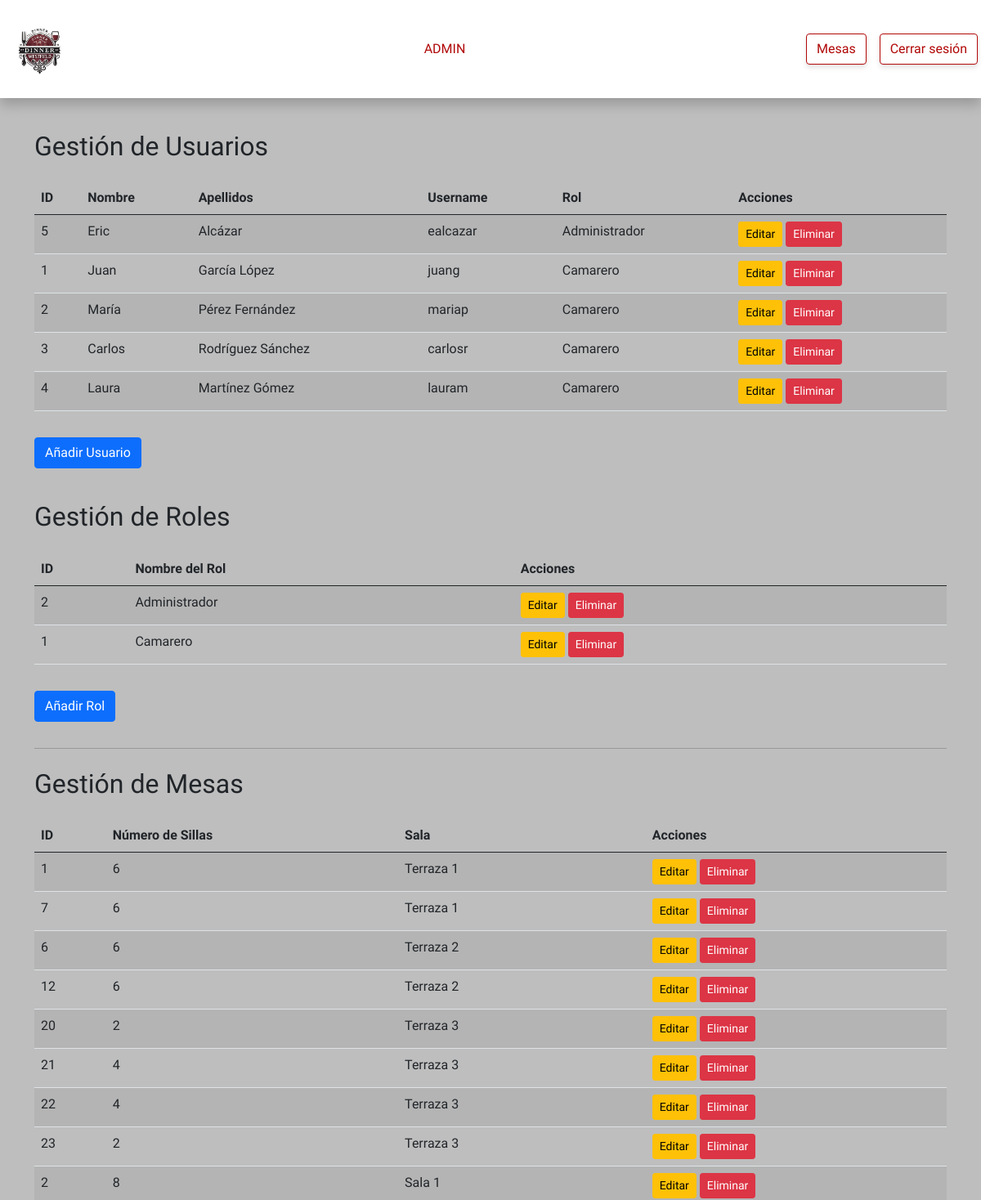
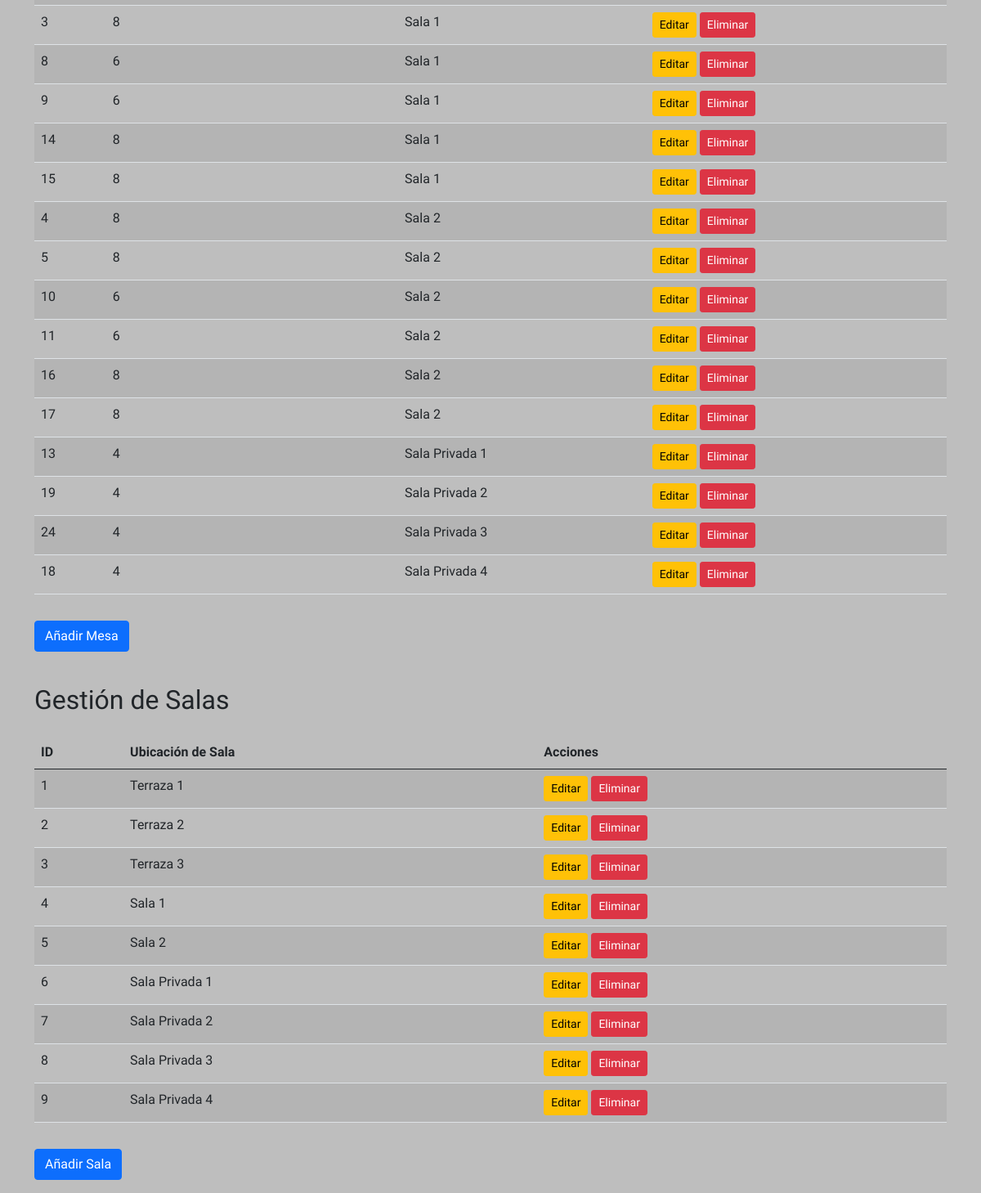
/view/admin.php (signed in), run on the app's committed database (2 pictures, top to bottom).
### tables this page shows
CREATE TABLE tbl_usuarios (
    id_usuario INT PRIMARY KEY AUTO_INCREMENT NOT NULL,
    nombre_usuario VARCHAR(50) NOT NULL,
    apellidos_usuario VARCHAR(50) NOT NULL,
    username VARCHAR(25) NOT NULL UNIQUE,
    password CHAR(60) NOT NULL,
    id_rol INT NOT NULL
);

CREATE TABLE tbl_roles (
    id_rol INT PRIMARY KEY AUTO_INCREMENT NOT NULL,
    nombre_rol VARCHAR(50) NOT NULL UNIQUE
);

CREATE TABLE tbl_mesa (
    id_mesa INT PRIMARY KEY AUTO_INCREMENT NOT NULL,
    id_sala INT NOT NULL,
    numero_sillas_mesa INT NOT NULL
);

CREATE TABLE tbl_sala (
    id_sala INT PRIMARY KEY AUTO_INCREMENT NOT NULL,
    ubicacion_sala VARCHAR(25) NOT NULL,
    imagen_fondo VARCHAR(255) NULL
);

### view/admin.php (the view, shortened to what this page needs)
<?php
require_once '../php/conexion.php';
$query_usuarios = "
    SELECT u.id_usuario, u.nombre_usuario, u.apellidos_usuario, u.username, r.nombre_rol
    FROM tbl_usuarios u
    JOIN tbl_roles r ON u.id_rol = r.id_rol
";
$stmt_usuarios = $conn->prepare($query_usuarios);
$stmt_usuarios->execute();
$usuarios = $stmt_usuarios->fetchAll(PDO::FETCH_ASSOC);
$query_roles = "SELECT * FROM tbl_roles";
$stmt_roles = $conn->prepare($query_roles);
$stmt_roles->execute();
$roles = $stmt_roles->fetchAll(PDO::FETCH_ASSOC);
$query_mesas = "SELECT m.id_mesa, m.numero_sillas_mesa, s.ubicacion_sala
                FROM tbl_mesa m
                JOIN tbl_sala s ON m.id_sala = s.id_sala";
$stmt_mesas = $conn->prepare($query_mesas);
$stmt_mesas->execute();
$mesas = $stmt_mesas->fetchAll(PDO::FETCH_ASSOC);
$query_salas = "SELECT * FROM tbl_sala";
$stmt_salas = $conn->prepare($query_salas);
$stmt_salas->execute();
$salas = $stmt_salas->fetchAll(PDO::FETCH_ASSOC);
?>
<!DOCTYPE html>
<html lang="en">
<head>
    <link href="https://cdn.jsdelivr.net/npm/bootstrap@5.0.2/dist/css/bootstrap.min.css" rel="stylesheet">
    <link rel="stylesheet" href="../css/mesas.css">
</head>
<body>
    <header id="container_header">
        <div id="container-username">
            <div id="icon_profile_header">
                <img src="../img/logoSinFondo.png" alt="" id="icon_profile">
            </div>
        </div>
        <div id="container_title_header">
            <span class="span_subtitle">ADMIN</span>
        </div>
        <nav id="nav_header">
            <a href="./mesas.php" class="btn btn-danger me-2 btn_custom_logOut">Mesas</a>
            <a href="../php/cerrarSesion.php" class="btn btn-danger btn_custom_logOut m-1">Cerrar sesión</a>
        </nav>
    </header>
    <div class="container">
        <h2 class="my-4">Gestión de Usuarios</h2>
        <table class="table table-striped">
            <thead>
                <tr>
                    <th>ID</th>
                    <th>Nombre</th>
                    <th>Apellidos</th>
                    <th>Username</th>
                    <th>Rol</th>
                    <th>Acciones</th>
                </tr>
            </thead>
            <tbody>
    <?php foreach ($usuarios as $usuario): ?>
        <tr>
            <td><?= htmlspecialchars($usuario['id_usuario']) ?></td>
            <td><?= htmlspecialchars($usuario['nombre_usuario']) ?></td>
            <td><?= htmlspecialchars($usuario['apellidos_usuario']) ?></td>
            <td><?= htmlspecialchars($usuario['username']) ?></td>
            <td><?= htmlspecialchars($usuario['nombre_rol']) ?></td>
            <td>
                <a href="../php/cruds/usuarios/edit.php?id=<?= $usuario['id_usuario'] ?>" class="btn btn-warning btn-sm">Editar</a>
                <a href="../php/cruds/usuarios/delete.php?id=<?= $usuario['id_usuario'] ?>" class="btn btn-danger btn-sm">Eliminar</a>
            </td>
        </tr>
    <?php endforeach; ?>
            </tbody>
        </table>
        <a href="../php/cruds/usuarios/add.php" class="btn btn-primary my-3">Añadir Usuario</a>
        <h2 class="my-4">Gestión de Roles</h2>
        <table class="table table-striped">
            <thead>
                <tr>
                    <th>ID</th>
                    <th>Nombre del Rol</th>
                    <th>Acciones</th>
                </tr>
            </thead>
            <tbody>
                <?php foreach ($roles as $role): ?>
                    <tr>
                        <td><?= htmlspecialchars($role['id_rol']) ?></td>
                        <td><?= htmlspecialchars($role['nombre_rol']) ?></td>
                        <td>
                            <a href="../php/cruds/usuarios/editrol.php?id=<?= $role['id_rol'] ?>" class="btn btn-warning btn-sm">Editar</a>
                            <a href="../php/cruds/usuarios/deleterol.php?id=<?= $role['id_rol'] ?>" class="btn btn-danger btn-sm">Eliminar</a>
                        </td>
                    </tr>
                <?php endforeach; ?>
            </tbody>
        </table>
        <a href="../php/cruds/usuarios/addrol.php" class="btn btn-primary my-3">Añadir Rol</a>
        <hr>
        <h2 class="my-4">Gestión de Mesas</h2>
        <table class="table table-striped">
            <thead>
                <tr>
                    <th>ID</th>
                    <th>Número de Sillas</th>
                    <th>Sala</th>
                    <th>Acciones</th>
                </tr>
            </thead>
            <tbody>
                <?php foreach ($mesas as $mesa): ?>
                    <tr>
                        <td><?= htmlspecialchars($mesa['id_mesa']) ?></td>
                        <td><?= htmlspecialchars($mesa['numero_sillas_mesa']) ?></td>
                        <td><?= htmlspecialchars($mesa['ubicacion_sala']) ?></td>
                        <td>
                            <a href="../php/cruds/mesas/edit.php?id=<?= $mesa['id_mesa'] ?>" class="btn btn-warning btn-sm">Editar</a>
                            <a href="../php/cruds/mesas/delete.php?id=<?= $mesa['id_mesa'] ?>" class="btn btn-danger btn-sm" >Eliminar</a>
                        </td>
                    </tr>
                <?php endforeach; ?>
            </tbody>
        </table>
        <a href="../php/cruds/mesas/add.php" class="btn btn-primary my-3">Añadir Mesa</a>
        <h2 class="my-4">Gestión de Salas</h2>
        <table class="table table-striped">
            <thead>
                <tr>
                    <th>ID</th>
                    <th>Ubicación de Sala</th>
                    <th>Acciones</th>
                </tr>
            </thead>
            <tbody>
                <?php foreach ($salas as $sala): ?>
                    <tr>
                        <td><?= htmlspecialchars($sala['id_sala']) ?></td>
                        <td><?= htmlspecialchars($sala['ubicacion_sala']) ?></td>
                        <td>
                            <a href="../php/cruds/mesas/editsala.php?id=<?= $sala['id_sala'] ?>" class="btn btn-warning btn-sm">Editar</a>
                            <a href="../php/cruds/mesas/deletesala.php?id=<?= $sala['id_sala'] ?>" class="btn btn-danger btn-sm">Eliminar</a>
                        </td>
                    </tr>
                <?php endforeach; ?>
            </tbody>
        </table>
        <a href="../php/cruds/mesas/addsala.php" class="btn btn-primary my-3">Añadir Sala</a>
    </div>
</body>
</html>

### css/mesas.css (style rules this page uses)
html, body { height: 100%; width: 100%; margin: 0; font-family: "Lexend", sans-serif; font-optical-sizing: auto; font-weight: 400; font-style: normal; background-color: rgb(190, 190, 190); }
#container_header { width: 100%; height: 15%; background-color: rgb(255, 255, 255); display: flex; justify-content: space-between; box-shadow: 0 8px 15px rgba(0, 0, 0, 0.2); margin-bottom: 5vh; }
#container-username { display: flex; }
#icon_profile_header, #container_header { display: flex; align-items: center; text-align: center; }
#icon_profile { width: 6vw; margin-left: 1vw; }
#p_username_profile, .span_subtitle, .btn_custom_logOut, .btn_custom_filter, .btn_custom_filterOK { color: rgb(177, 8, 8);; }
#container_title_header { margin-left: 1.5vw; display: flex; flex-direction: column; }
.btn_custom_logOut { border: solid 1px rgb(177, 8, 8); background-color: white; box-shadow: 0 4px 6px rgba(0, 0, 0, 0.1); }

### data on the page
tbl_usuarios: id_usuario "5", nombre_usuario "Eric", apellidos_usuario "Alcázar", username "ealcazar", id_rol.nombre_rol "Administrador"
tbl_usuarios: id_usuario "1", nombre_usuario "Juan", apellidos_usuario "García López", username "juang", id_rol.nombre_rol "Camarero"
tbl_usuarios: id_usuario "2", nombre_usuario "María", apellidos_usuario "Pérez Fernández", username "mariap", id_rol.nombre_rol "Camarero"
tbl_usuarios: id_usuario "3", nombre_usuario "Carlos", apellidos_usuario "Rodríguez Sánchez", username "carlosr", id_rol.nombre_rol "Camarero"
tbl_usuarios: id_usuario "4", nombre_usuario "Laura", apellidos_usuario "Martínez Gómez", username "lauram", id_rol.nombre_rol "Camarero"
tbl_roles: id_rol "2", nombre_rol "Administrador"
tbl_roles: id_rol "1", nombre_rol "Camarero"
tbl_mesa: id_mesa "1", numero_sillas_mesa "6", id_sala.ubicacion_sala "Terraza 1"
tbl_mesa: id_mesa "7", numero_sillas_mesa "6", id_sala.ubicacion_sala "Terraza 1"
tbl_mesa: id_mesa "6", numero_sillas_mesa "6", id_sala.ubicacion_sala "Terraza 2"
tbl_mesa: id_mesa "12", numero_sillas_mesa "6", id_sala.ubicacion_sala "Terraza 2"
tbl_mesa: id_mesa "20", numero_sillas_mesa "2", id_sala.ubicacion_sala "Terraza 3"
tbl_mesa: id_mesa "21", numero_sillas_mesa "4", id_sala.ubicacion_sala "Terraza 3"
tbl_mesa: id_mesa "22", numero_sillas_mesa "4", id_sala.ubicacion_sala "Terraza 3"
tbl_mesa: id_mesa "23", numero_sillas_mesa "2", id_sala.ubicacion_sala "Terraza 3"
tbl_mesa: id_mesa "2", numero_sillas_mesa "8", id_sala.ubicacion_sala "Sala 1"
tbl_mesa: id_mesa "3", numero_sillas_mesa "8", id_sala.ubicacion_sala "Sala 1"
tbl_mesa: id_mesa "8", numero_sillas_mesa "6", id_sala.ubicacion_sala "Sala 1"
tbl_mesa: id_mesa "9", numero_sillas_mesa "6", id_sala.ubicacion_sala "Sala 1"
tbl_mesa: id_mesa "14", numero_sillas_mesa "8", id_sala.ubicacion_sala "Sala 1"
tbl_mesa: id_mesa "15", numero_sillas_mesa "8", id_sala.ubicacion_sala "Sala 1"
tbl_mesa: id_mesa "4", numero_sillas_mesa "8", id_sala.ubicacion_sala "Sala 2"
tbl_mesa: id_mesa "5", numero_sillas_mesa "8", id_sala.ubicacion_sala "Sala 2"
tbl_mesa: id_mesa "10", numero_sillas_mesa "6", id_sala.ubicacion_sala "Sala 2"
tbl_mesa: id_mesa "11", numero_sillas_mesa "6", id_sala.ubicacion_sala "Sala 2"
tbl_mesa: id_mesa "16", numero_sillas_mesa "8", id_sala.ubicacion_sala "Sala 2"
tbl_mesa: id_mesa "17", numero_sillas_mesa "8", id_sala.ubicacion_sala "Sala 2"
tbl_mesa: id_mesa "13", numero_sillas_mesa "4", id_sala.ubicacion_sala "Sala Privada 1"
tbl_mesa: id_mesa "19", numero_sillas_mesa "4", id_sala.ubicacion_sala "Sala Privada 2"
tbl_mesa: id_mesa "24", numero_sillas_mesa "4", id_sala.ubicacion_sala "Sala Privada 3"
tbl_mesa: id_mesa "18", numero_sillas_mesa "4", id_sala.ubicacion_sala "Sala Privada 4"
tbl_sala: id_sala "1", ubicacion_sala "Terraza 1"
tbl_sala: id_sala "2", ubicacion_sala "Terraza 2"
tbl_sala: id_sala "3", ubicacion_sala "Terraza 3"
tbl_sala: id_sala "4", ubicacion_sala "Sala 1"
tbl_sala: id_sala "5", ubicacion_sala "Sala 2"
tbl_sala: id_sala "6", ubicacion_sala "Sala Privada 1"
tbl_sala: id_sala "7", ubicacion_sala "Sala Privada 2"
tbl_sala: id_sala "8", ubicacion_sala "Sala Privada 3"
tbl_sala: id_sala "9", ubicacion_sala "Sala Privada 4"
